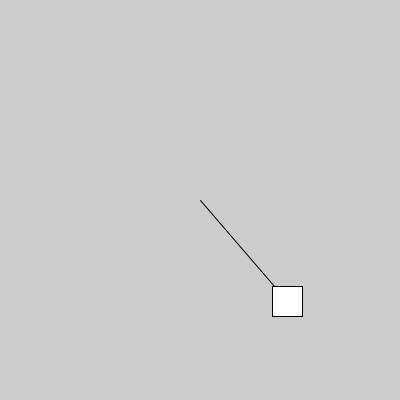
Frame 1 (no input)
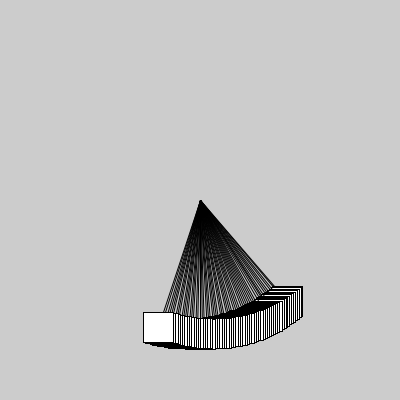
Frame 60 (the mouse pressed at the canvas centre just before this capture)
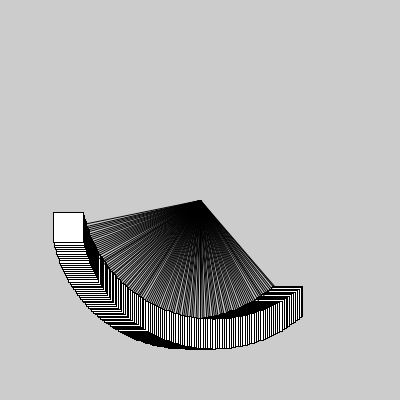
Frame 120 (the mouse held since frame 60 and released just before this capture)

The Processing sketch that drew these frames (run headless with seeded random() and noise(); from frame 60 on, the mouse is pressed at the canvas centre):

// Processing sketch: inClassPVector_Rotate
// ── inClassPVector_Rotate.pde
//move 134 pixel at 48 degrees from 200,200

PVector offset;

void setup() {
  size(400, 400); 
  
  offset = new PVector(134, 0); 
  rectMode(CENTER); 
  offset.rotate(radians(48));
}

void draw() {
  offset.rotate(radians(1));
  line(200, 200, 200 + offset.x, 200 + offset.y);
  rect(200 + offset.x, 200 + offset.y, 30, 30);
}
